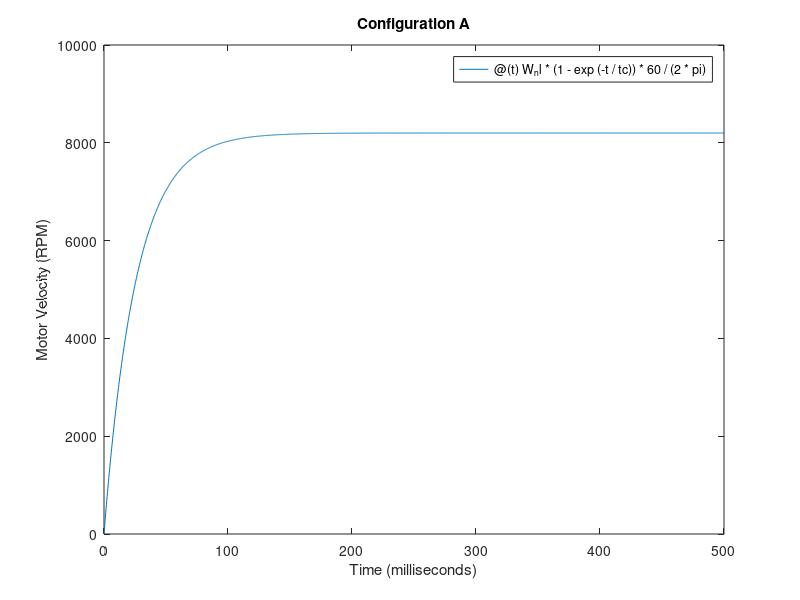
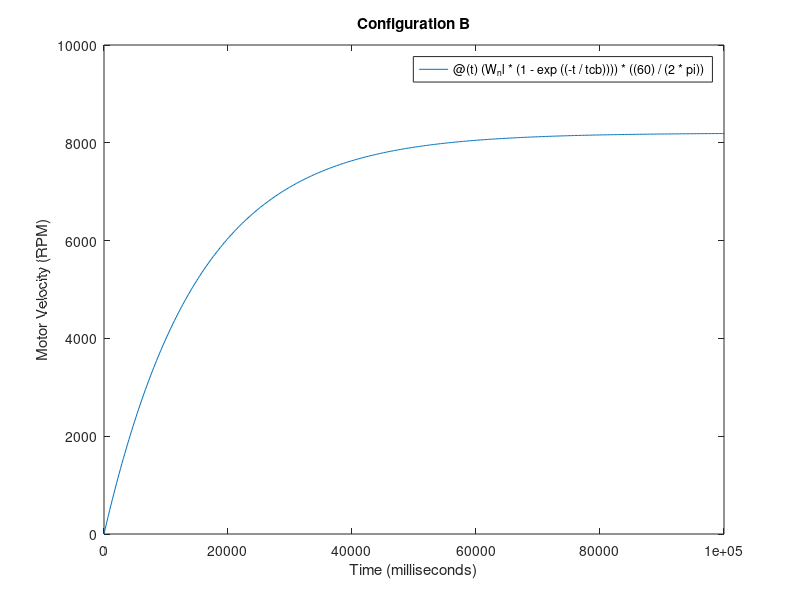

These figures' MATLAB source, in order:
%% parameters

    % motor
    Jm = 5e-7; % Kgm^2
    W_nl = 8200*2*pi/60; % rad/sec
    tau_s = 0.0167; % Nm
        
    % Flywheel
    d = 4.5*.0254; % m
    th = .18*.0254/100; % m
    rho = 1.18*1000; % kg/m^3
    v = pi*(d/2)^2*th; %m^3
    r = 2*.0254; % m
    
    % nuts and bolts
    m = 14/1000; % kg
    r2 = .25/2*.0254; % m

%% Closed Form Equation for V elocity Profile
tc = W_nl*Jm/tau_s*1000;
W = @(t) W_nl*(1-exp(-t/tc))*60/(2*pi);

    % configuration A (No inertia added to motor rotor)
    figure(1)
    fplot(W,[0, 500]);
    xlabel("Time (milliseconds)")
    ylabel("Motor Velocity (RPM)")
    title("Configuration A")

    % configuration B (Flywheel inertia directly added to motor rotor inertia)
    mc = rho*v;
    If = 1/2*mc*(d/2)^2;
    Ib_a = 1/2*m*r2^2;
    Ib_z = m*r^2;
    Ib = 8*(Ib_a + Ib_z);
    JB = Jm + If + Ib;
    tcb = W_nl*JB/tau_s*1000;
    WB = @(t) (W_nl*(1-exp((-t/tcb))))*((60)/(2*pi));
    
    figure(2)
    fplot(WB,[0, 100000]);
    xlabel("Time (milliseconds)");
    ylabel("Motor Velocity (RPM)");
    title("Configuration B");
